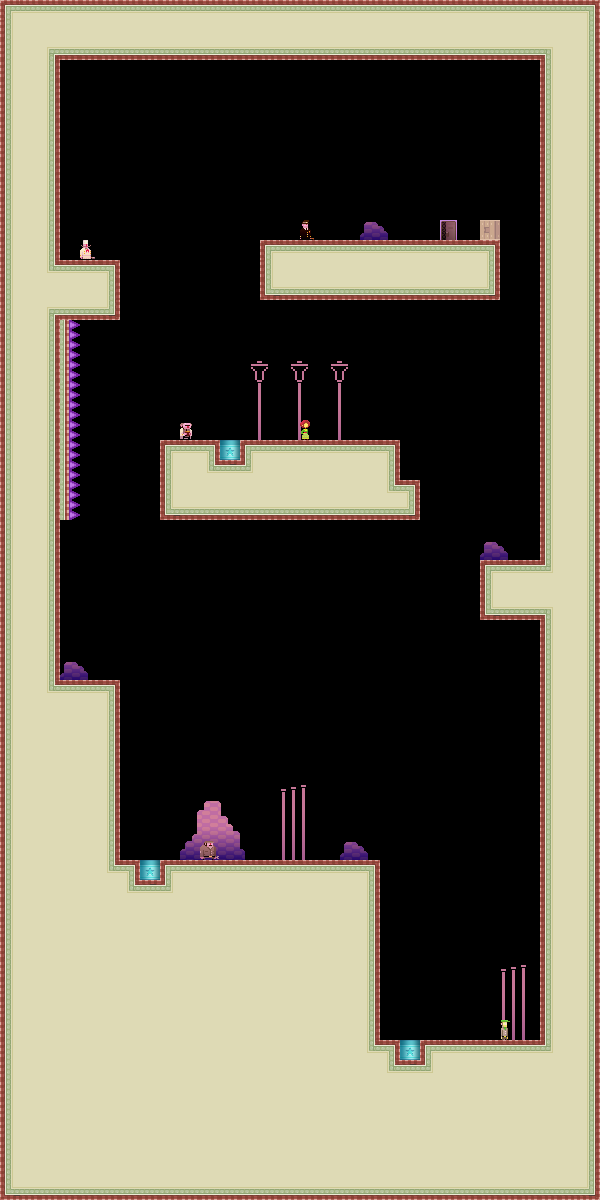

This is a level from a 2D game, rendered from its Tiled map with the project's own tilesets. A one-line summary and the map file follow, with tile-layer data summarised:
An orthogonal 30x60 tile map with 20x20 px tiles, 3 tile layers (bg, bg2, dontAutoLoad_sprites) and 13 objects.

<map version="1.0" orientation="orthogonal" width="30" height="60" tilewidth="20" tileheight="20">
 <tileset firstgid="1" name="tiles_sydney" tilewidth="20" tileheight="20">
  <image source="../Art/tiles_sydney.png" width="400" height="400" />
  <terraintypes>
   <terrain name="regularBlocks" tile="-1" />
  </terraintypes>
  <tile id="8" terrain=",,,0" />
  <tile id="9" terrain=",,0,0" />
  <tile id="10" terrain=",,0,0" />
  <tile id="11" terrain=",,0,0" />
  <tile id="12" terrain=",,0,0" />
  <tile id="13" terrain=",,0,0" />
  <tile id="14" terrain=",,0," />
  <tile id="15" terrain="0,0,0," />
  <tile id="16" terrain="0,0,,0" />
  <tile id="28" terrain=",0,,0" />
  <tile id="34" terrain="0,,0," />
  <tile id="35" terrain="0,,0,0" />
  <tile id="36" terrain=",0,0,0" />
  <tile id="48" terrain=",0,,0" />
  <tile id="54" terrain="0,,0," />
  <tile id="68" terrain=",0,,0" />
  <tile id="74" terrain="0,,0," />
  <tile id="88" terrain=",0,,0" />
  <tile id="94" terrain="0,,0," />
  <tile id="108" terrain=",0,,0" />
  <tile id="114" terrain="0,,0," />
  <tile id="128" terrain=",0,," />
  <tile id="129" terrain="0,0,," />
  <tile id="130" terrain="0,0,," />
  <tile id="131" terrain="0,0,," />
  <tile id="132" terrain="0,0,," />
  <tile id="133" terrain="0,0,," />
  <tile id="134" terrain="0,,," />
  <tile id="194" terrain="0,0,0,0" />
  <tile id="356">
   <properties>
    <property name="LargeCrate" value="" />
   </properties>
  </tile>
  <tile id="380">
   <properties>
    <property name="Andre" value="" />
   </properties>
  </tile>
  <tile id="381">
   <properties>
    <property name="Liselot" value="" />
   </properties>
  </tile>
  <tile id="382">
   <properties>
    <property name="Amsterdaam" value="" />
   </properties>
  </tile>
  <tile id="383">
   <properties>
    <property name="Worker" value="" />
   </properties>
  </tile>
  <tile id="384">
   <properties>
    <property name="Inspector" value="" />
   </properties>
  </tile>
  <tile id="385">
   <properties>
    <property name="Chef" value="" />
   </properties>
  </tile>
  <tile id="386">
   <properties>
    <property name="Exit" value="" />
   </properties>
  </tile>
  <tile id="387">
   <properties>
    <property name="Trampoline" value="" />
   </properties>
  </tile>
  <tile id="388">
   <properties>
    <property name="SmallCrate" value="" />
   </properties>
  </tile>
  <tile id="389">
   <properties>
    <property name="SugarBag" value="" />
   </properties>
  </tile>
 </tileset>
 <layer name="bg" width="30" height="60">
  <data>[1800 cells, 960 non-empty, 57 distinct tile ids]</data>
 </layer>
 <layer name="bg2" width="30" height="60">
  <data>[1800 cells, 40 non-empty, 24 distinct tile ids]</data>
 </layer>
 <objectgroup name="boxes" width="30" height="60">
  <object x="0" y="0" width="600" height="60" />
  <object x="0" y="60" width="60" height="800" />
  <object x="0" y="860" width="380" height="340" />
  <object x="380" y="1040" width="220" height="160" />
  <object x="540" y="60" width="60" height="980" />
  <object x="60" y="680" width="60" height="180" />
  <object x="120" y="620">
   <properties>
    <property name="speed" value="100" />
   </properties>
   <polyline points="0,0 300,0" />
  </object>
  <object x="160" y="440" width="240" height="80" />
  <object x="480" y="560" width="60" height="60" />
  <object x="60" y="260" width="60" height="60" />
  <object x="260" y="240" width="240" height="60" />
  <object x="400" y="480" width="20" height="40" />
 </objectgroup>
 <layer name="dontAutoLoad_sprites" width="30" height="60">
  <data>[1800 cells, 11 non-empty, 9 distinct tile ids]</data>
 </layer>
 <objectgroup name="dontAutoLoad_death" width="30" height="60">
  <object x="60" y="320" width="20" height="200" />
 </objectgroup>
</map>
